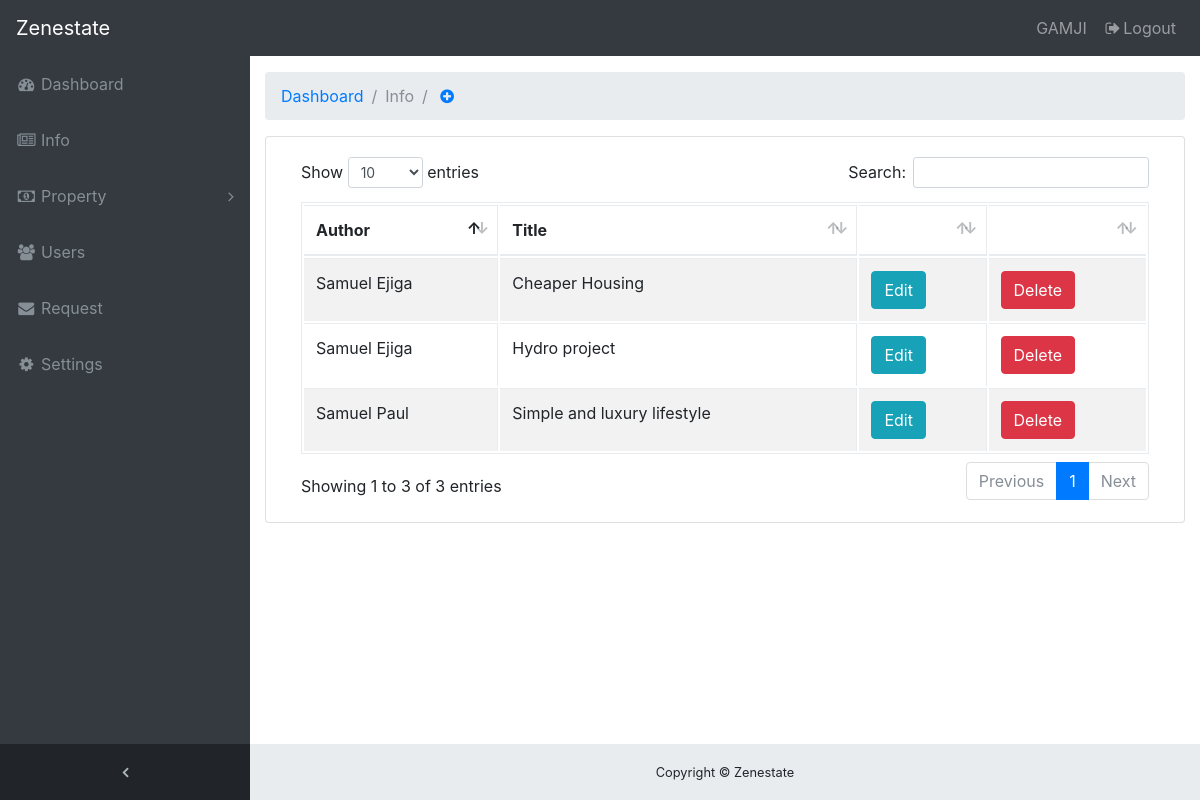
/admin/info.php (signed in), run on the app's committed database.
### tables this page shows
CREATE TABLE `info` (
  `id` int(11) NOT NULL,
  `author` varchar(100) NOT NULL,
  `title` varchar(500) NOT NULL,
  `preview` varchar(500) NOT NULL,
  `post` longtext NOT NULL,
  `images` longtext NOT NULL,
  `simage` longtext NOT NULL,
  `date_created` datetime NOT NULL DEFAULT CURRENT_TIMESTAMP,
  `status` varchar(20) NOT NULL DEFAULT 'Normal'
);

### admin/info.php (the view)
<?php
$page_title = "Info";
include("header.php");
?>
<div class="content-wrapper">
    <div class="container-fluid">
      <ol class="breadcrumb">
        <li class="breadcrumb-item">
          <a href="index.php">Dashboard</a>
        </li>
        <li class="breadcrumb-item active"><?php echo $page_title ?></li>
        <li class="breadcrumb-item" data-toggle="tooltip" data-placement="right" title="Create Info">
          <a href="create_info.php"><i class="fa fa-plus-circle"></i></a>
        </li>
      </ol>
      <div class="row">
        <div class="col-12">
          <div class="card mb-3">
            <div class="card-body">
              <div class="row">
              <div class="col-lg-12">
                <div class="panel-body">
                  <div class="table-responsive">
                    <table class="table table-striped table-bordered table-hover" id="dataTable">
                      <thead>
                      <?php
                        $query = "SELECT * from info";
                        $result = mysqli_query($connection, $query);
                        ?>
                        <tr>
                          <th>Author</th>
                          <th>Title</th>
                          <th></th>
                          <th></th>
                        </tr>
                      </thead>
                      <tbody>
                      <?php if (mysqli_num_rows($result) > 0) {
                        while($row = mysqli_fetch_array($result, MYSQLI_ASSOC)) {?>
                          <tr>
                            <td><?php echo $row["author"]; ?></td>
                            <td><?php echo $row["title"]; ?></td>
                            <td><a href="manage_info.php?edit=<?php echo $row["id"]; ?>" class="btn btn-info">Edit</a></td>
                            <td><a href="../functions/delete_info.php?sn=<?php echo $row["id"]; ?>" class="btn btn-danger">Delete</a></td>
                          </tr>
                       <?php }
                      }
                      else {
                      }
                      ?>
                      </tbody>
                    </table>
                  </div>
                </div>
              </div>
              </div>
            </div>
          </div>
        </div>
      </div>
</div>
<?php
include("footer.php");
?>

### admin/css/sb-admin.css (style rules this page uses)
html { position: relative; min-height: 100%; }
body { overflow-x: hidden; }
body.sticky-footer { margin-bottom: 56px; }
body.sticky-footer .content-wrapper { min-height: calc(100vh - 56px - 56px); }
body.fixed-nav { padding-top: 56px; }
.content-wrapper { min-height: calc(100vh - 56px); padding-top: 1rem; }
.content-wrapper { overflow-x: hidden; background: white; }
@media (min-width: 992px) { .content-wrapper { margin-left: 250px; } }

### data on the page
info: author "Samuel Paul", title "Simple and luxury lifestyle"
info: author "Samuel Ejiga", title "Cheaper Housing"
info: author "Samuel Ejiga", title "Hydro project"

### other printed values
$_SESSION['username'] "GAMJI"
$page_title "Info"
